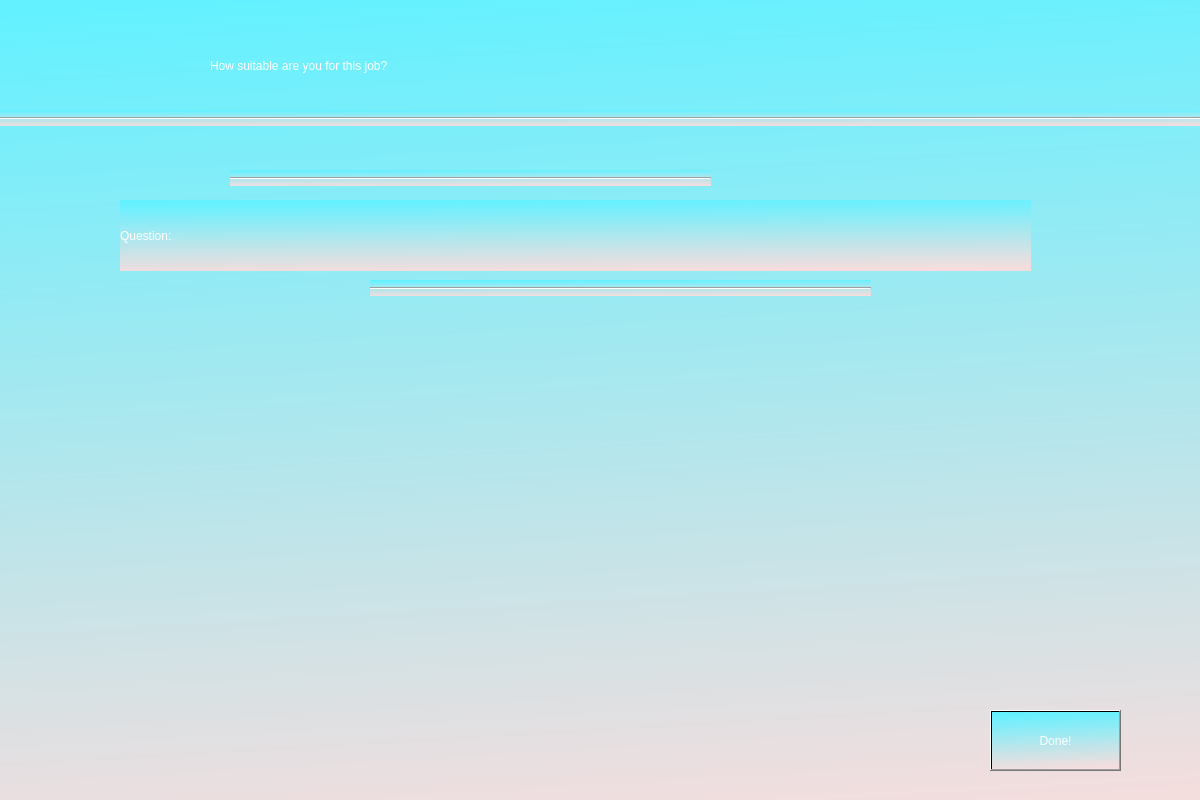
<?xml version="1.0" encoding="UTF-8"?>
<ui version="4.0">
 <class>Dialog</class>
 <widget class="QDialog" name="Dialog">
  <property name="geometry">
   <rect>
    <x>0</x>
    <y>0</y>
    <width>1200</width>
    <height>800</height>
   </rect>
  </property>
  <property name="windowTitle">
   <string>Dialog</string>
  </property>
  <widget class="QWidget" name="widget" native="true">
   <property name="geometry">
    <rect>
     <x>-30</x>
     <y>-20</y>
     <width>1281</width>
     <height>851</height>
    </rect>
   </property>
   <property name="styleSheet">
    <string notr="true">background-color: qlineargradient(spread:pad, x1:0.426, y1:0.00568182, x2:0.517, y2:1, stop:0 rgba(100, 241, 255, 255), stop:1 rgba(245, 221, 221, 255));</string>
   </property>
   <widget class="Line" name="line_2">
    <property name="geometry">
     <rect>
      <x>-10</x>
      <y>130</y>
      <width>1301</width>
      <height>16</height>
     </rect>
    </property>
    <property name="orientation">
     <enum>Qt::Horizontal</enum>
    </property>
   </widget>
   <widget class="QLabel" name="label">
    <property name="geometry">
     <rect>
      <x>240</x>
      <y>50</y>
      <width>851</width>
      <height>71</height>
     </rect>
    </property>
    <property name="styleSheet">
     <string notr="true">background-color: qlineargradient(spread:pad, x1:0.205, y1:0, x2:0.312, y2:1, stop:0 rgba(100, 241, 255, 0), stop:1 rgba(245, 221, 221, 0));
font: 36pt &quot;MS Shell Dlg 2&quot;;
color: rgb(255, 255, 255);</string>
    </property>
    <property name="text">
     <string>How suitable are you for this job?</string>
    </property>
   </widget>
   <widget class="QPushButton" name="pushButton">
    <property name="geometry">
     <rect>
      <x>1020</x>
      <y>730</y>
      <width>131</width>
      <height>61</height>
     </rect>
    </property>
    <property name="styleSheet">
     <string notr="true">font: 24pt &quot;MS Shell Dlg 2&quot;;
color: rgb(255, 255, 255);</string>
    </property>
    <property name="text">
     <string>Done!</string>
    </property>
   </widget>
   <widget class="Line" name="line">
    <property name="geometry">
     <rect>
      <x>260</x>
      <y>190</y>
      <width>481</width>
      <height>16</height>
     </rect>
    </property>
    <property name="orientation">
     <enum>Qt::Horizontal</enum>
    </property>
   </widget>
   <widget class="Line" name="line_3">
    <property name="geometry">
     <rect>
      <x>400</x>
      <y>300</y>
      <width>501</width>
      <height>16</height>
     </rect>
    </property>
    <property name="orientation">
     <enum>Qt::Horizontal</enum>
    </property>
   </widget>
   <widget class="QLabel" name="label_2">
    <property name="geometry">
     <rect>
      <x>150</x>
      <y>220</y>
      <width>911</width>
      <height>71</height>
     </rect>
    </property>
    <property name="styleSheet">
     <string notr="true">font: 24pt &quot;MS Shell Dlg 2&quot;;
color: rgb(255, 255, 255);</string>
    </property>
    <property name="text">
     <string>Question:</string>
    </property>
   </widget>
  </widget>
 </widget>
 <resources/>
 <connections/>
</ui>
